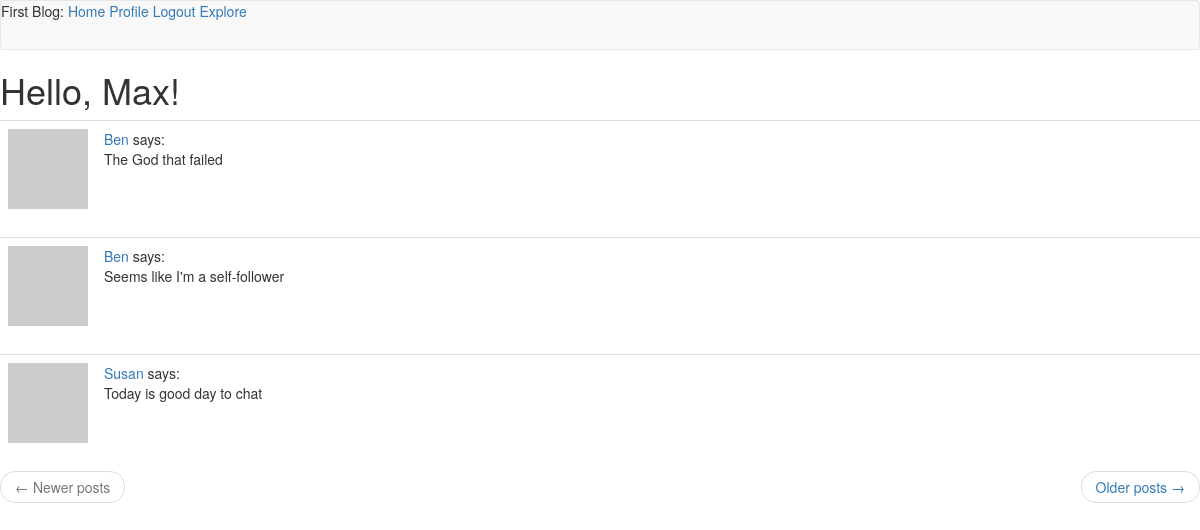
Screenshot of /explore (signed in) with the database file from the repository.
### ap/models.py (models this page shows, shortened)
class User(UserMixin, db.Model):
    id = db.Column(db.Integer, primary_key = True)
    username = db.Column(db.String(64), index = True, unique = False)
    email = db.Column(db.String(120), index = True, unique = True)
    password_hash = db.Column(db.String(128))
    posts = db.relationship('Post', backref = 'author', lazy = 'dynamic')
    about_me = db.Column(db.String(140))
    last_seen = db.Column(db.DateTime, default=datetime.utcnow)
    followed = db.relationship(
       'User', secondary=followers,
        primaryjoin=(followers.c.follower_id == id),
        secondaryjoin=(followers.c.followed_id == id),
        backref=db.backref('followers', lazy='dynamic'), lazy='dynamic')
    def avatar(self, size):
        digest = md5(self.email.lower().encode('utf-8')).hexdigest()
        return 'https://www.gravatar.com/avatar/{}?d=identicon&s={}'.format(digest, size)

class Post(db.Model):
    id = db.Column(db.Integer, primary_key = True)
    body = db.Column(db.String(140))
    timestamp = db.Column(db.DateTime, index = True, default = datetime.utcnow)
    user_id = db.Column(db.Integer, db.ForeignKey('user.id'))

### ap/routes.py (the view)
@app.route('/explore')
@login_required
def explore():
    page = request.args.get('page', 1, type=int)
    posts = Post.query.order_by(Post.timestamp.desc()).paginate(page, app.config['POSTS_PER_PAGE'], False)
    next_url = url_for('explore', page=posts.next_num) \
        if posts.has_next else None
    prev_url = url_for('explore', page=posts.prev_num) \
        if posts.has_prev else None
    return render_template('index.html', title='Explore', posts=posts.items, next_url=next_url, prev_url=prev_url)

### ap/models.py (called while the page is built)
@login.user_loader
def load_user(id):
    return User.query.get(int(id))

### ap/routes.py (called while the page is built)
@app.before_request
def before_request():
    if current_user.is_authenticated:
        current_user.last_seen = datetime.utcnow()
        db.session.commit()

### ap/templates/index.html (shortened to what this page needs)
{% extends "base.html" %}
{% block content %}
    <h1>Hello, {{ current_user.username }}!</h1>
    {% for post in posts %}
        {% include '_post.html' %}
    {% endfor %}
    <nav aria-label="...">
        <ul class="pager">
            <li class="previous{% if not prev_url %} disabled{% endif %}">
                <a href="{{ prev_url or '#' }}">
                    <span aria-hidden="true">&larr;</span> Newer posts
                </a>
            </li>
            <li class="next{% if not next_url %} disabled{% endif %}">
                <a href="{{ next_url or '#' }}">
                    Older posts <span aria-hidden="true">&rarr;</span>
                </a>
            </li>
        </ul>
    </nav>
{% endblock %}

### ap/templates/_post.html
<table class="table table-hover">
    <tr>
        <td width="70px">
            <a href="{{ url_for('user', username=post.author.username) }}">
                <img src="{{ post.author.avatar(70) }}" />
            </a>
        </td>
        <td>
            <a href="{{ url_for('user', username=post.author.username) }}">
                {{ post.author.username }}
            </a>
            says:
            <br>
            {{ post.body }}
        </td>
    </tr>
</table>

### rows the page displays
User: username "Max"
Post: author.username "Ben", body "The God that failed"
Post: author.username "Ben", body "Seems like I'm a self-follower"
Post: author.username "Susan", body "Today is good day to chat"
